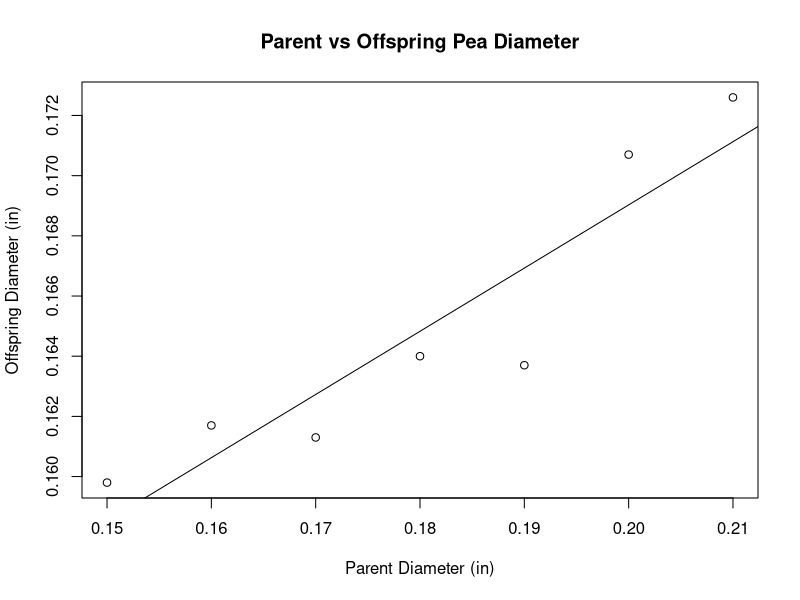
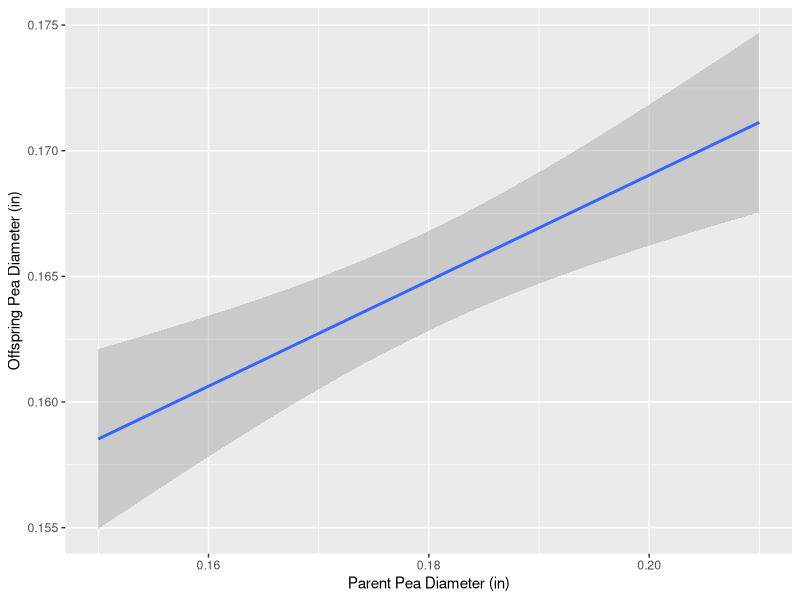
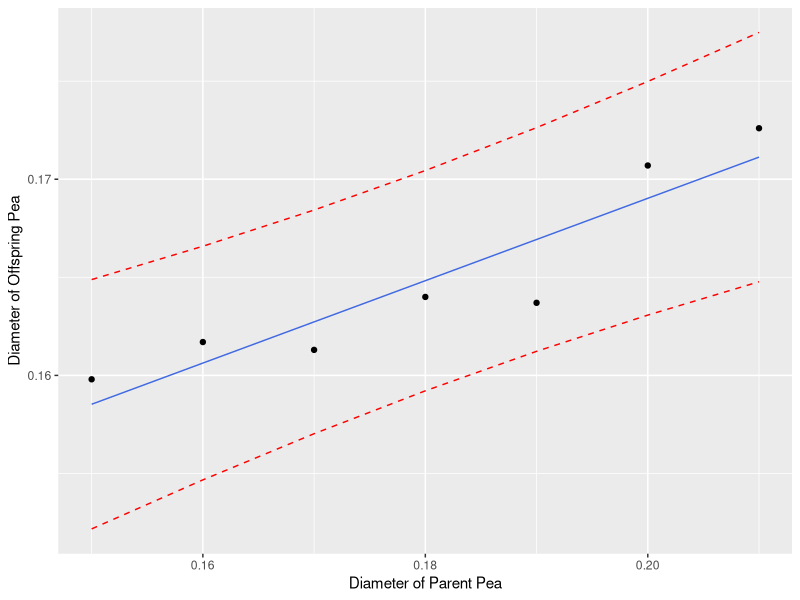

Generate these figures, in order, with R:
## ---- chunk 1
knitr::opts_chunk$set(echo = TRUE)
## ---- chunk 2
library("ggplot2")

# Data read in from a table "https://grimshawville.byu.edu/SLR.pdf"
peaData <- data.frame("parentSize" = c(0.21, 0.20, 0.19, 0.18, 0.17, 0.16, 0.15), "offspringSize" = c(0.1726, 0.1707, 0.1637, 0.1640, 0.1613, 0.1617, 0.1598))

str(peaData)
## ---- chunk 3
# EDA

cor(peaData[[1]], peaData[[2]])

## ---- chunk 4
# Plot the data
plot(x = peaData[[1]], y = peaData[[2]], main = "Parent vs Offspring Pea Diameter",
     xlab = "Parent Diameter (in)", ylab = "Offspring Diameter (in)")

# Plot the regression line
abline(lm(peaData[[2]] ~ peaData[[1]]))
## ---- chunk 5

peas <- numeric()
peas$parent <- peaData[[1]]
peas$offspring <- peaData[[2]]

str(peas)
peas <- data.frame(peas)
## ---- chunk 6
# Fit Model (estimate)
# offspring ~ parent: what is the offspring given the parent
peas.out <- lm(offspring~parent, data = peas)

# report estimates and standard errors
summary(peas.out)
## ---- chunk 7
anova(peas.out)
## ---- chunk 8
confint(peas.out)
## ---- chunk 9
qplot(x = parentSize, y = offspringSize, data = peaData, 
      geom = "smooth", formula = y~x, method = "lm", se = TRUE, 
      xlab = "Parent Pea Diameter (in)", ylab = "Offspring Pea Diameter (in)")
## ---- chunk 10
summary(peas.out)

# predicted(estimated) model:
#   predicted offspring diameter = 0.127 + 0.210 * Parent Daimeter

# 95% Prediction Interval for a parent with 0.18 diameter
predict(peas.out, newdata = data.frame(parent = 0.18), interval = "prediction")

# 95% CI E(Offspring Diameter | Parent Diameter = 0.20)
predict(peas.out, newdata = data.frame(parent = 0.20), interval = "confidence")
## ---- chunk 11
plot.df <- cbind(peas, predict(peas.out, interval = "prediction"))
ggplot(plot.df, aes(parent, offspring)) + 
        xlab("Diameter of Parent Pea") +
        ylab("Diameter of Offspring Pea") +
        geom_point() +
        geom_line(aes(y=fit), color = "royalblue") +
        geom_line(aes(y=lwr), color = "red", linetype = "dashed") +
        geom_line(aes(y=upr), color = "red", linetype = "dashed")
